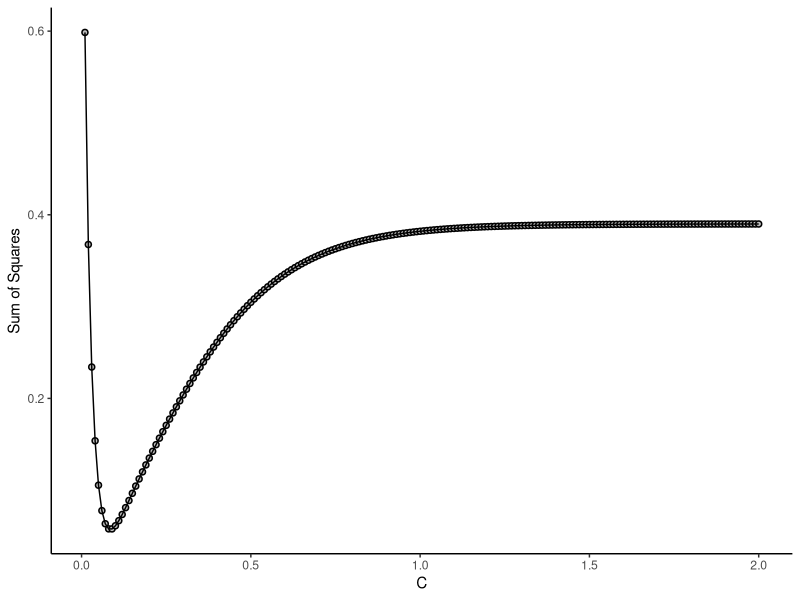
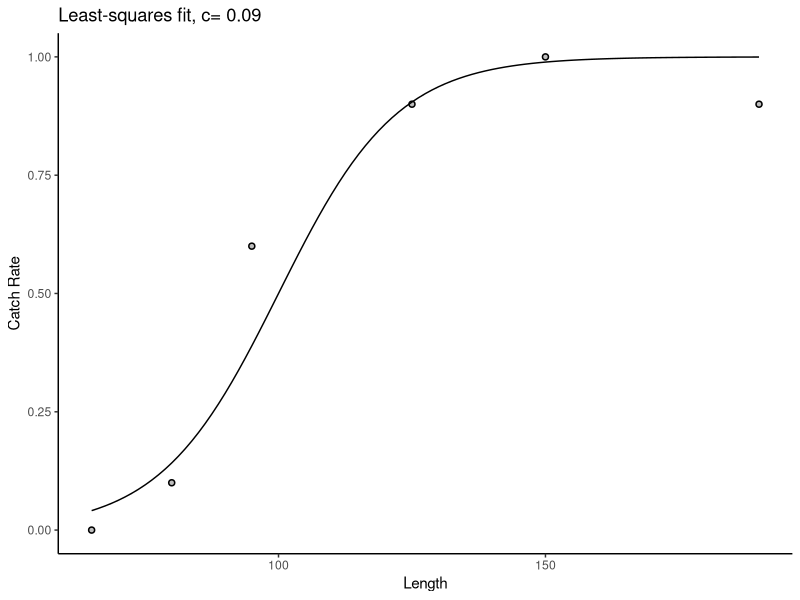
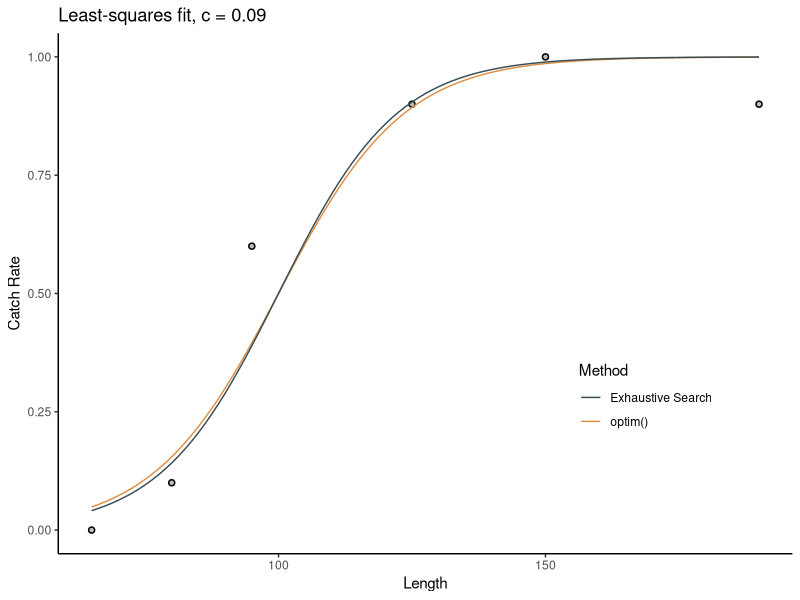
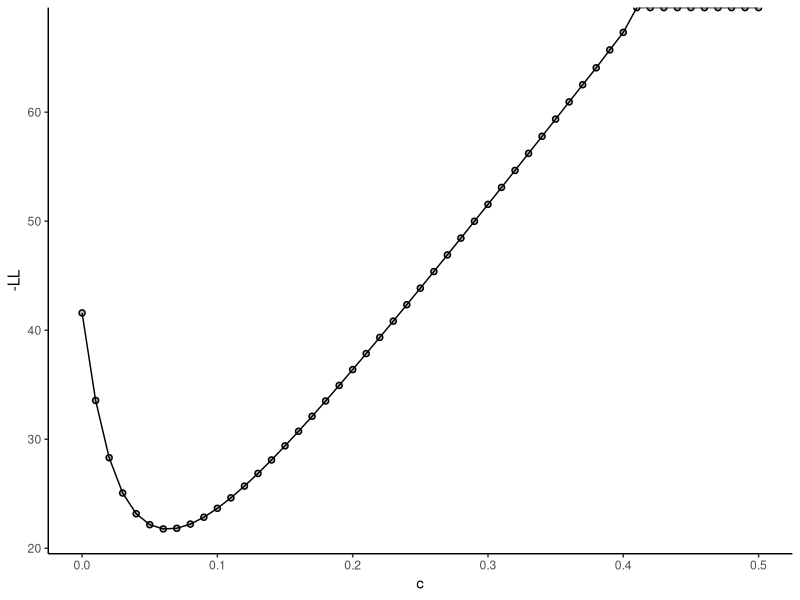
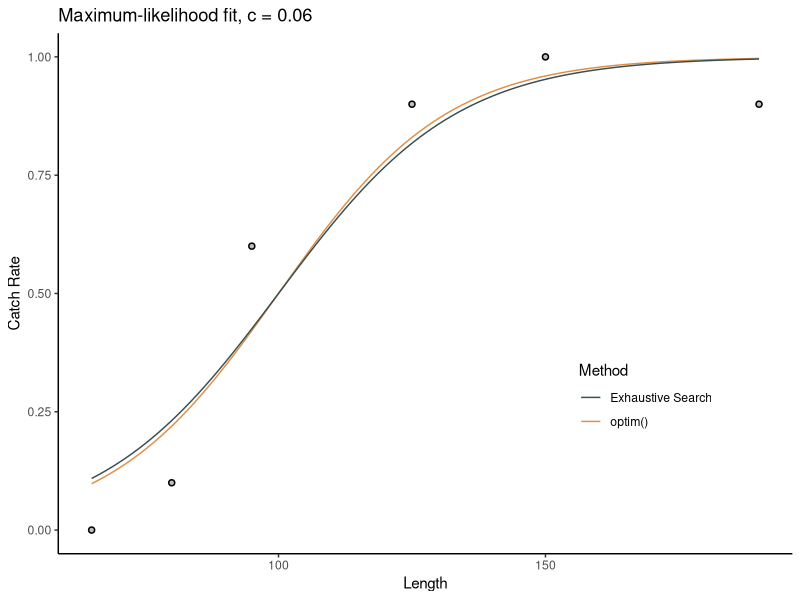
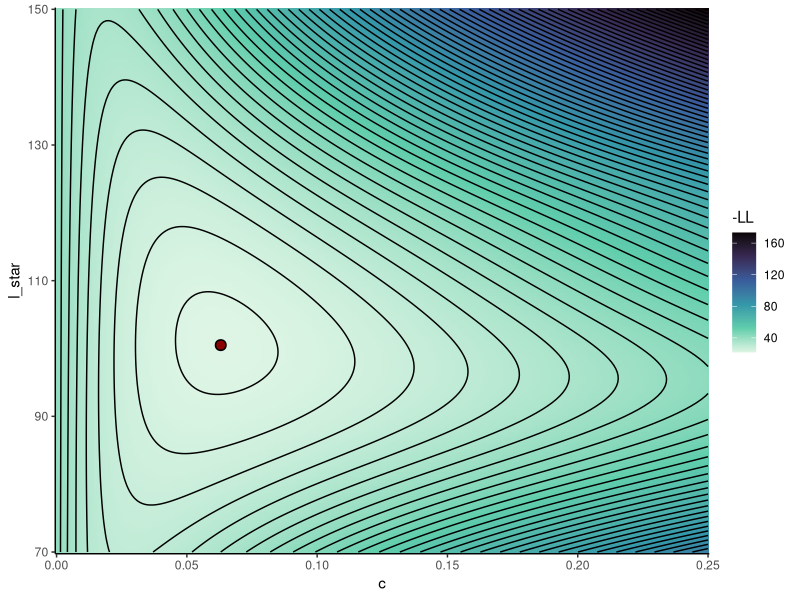
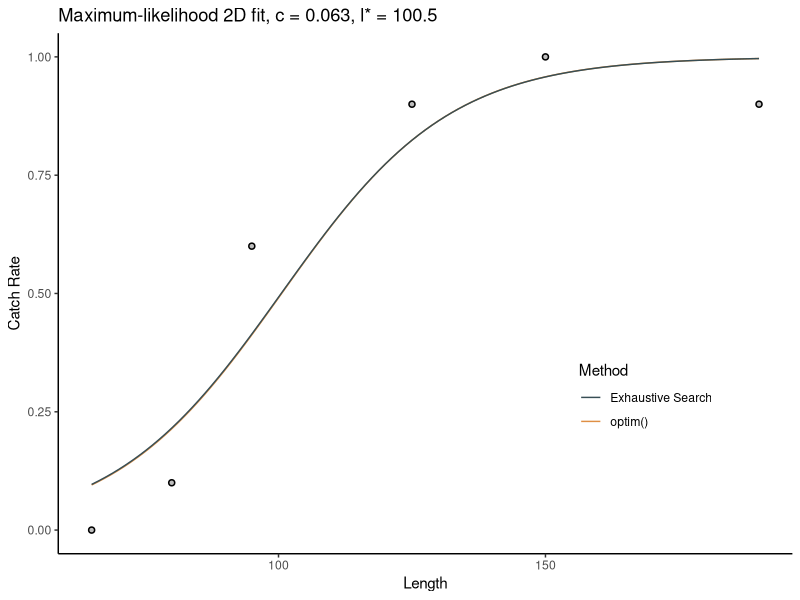
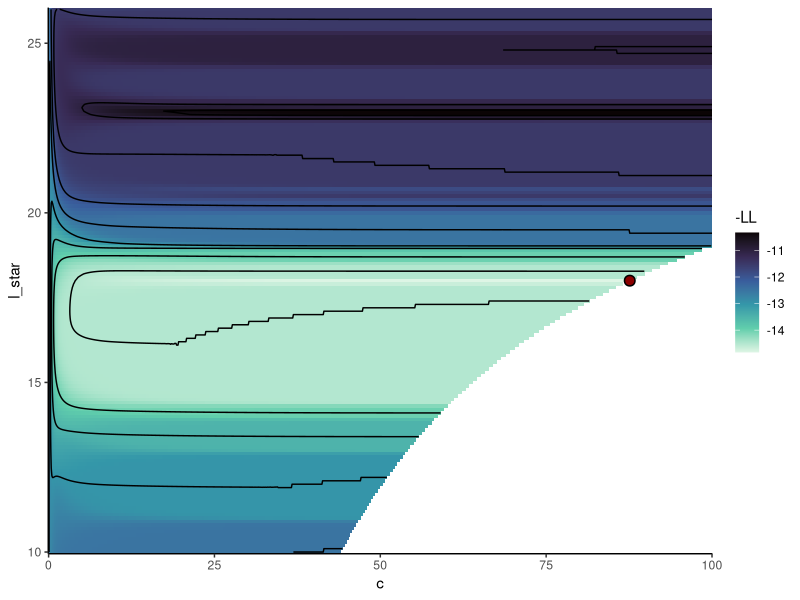

R code for these plots, in order:
## ---- chunk 1
knitr::opts_chunk$set(echo = TRUE)
library(bookdown)
## ---- chunk 2
#import packages
library(tidyverse) #for data wrangling
library(here) #for filepath management
library(ggsci) #for colors
library(scales) #for log axis breaks

#custom graphing theme

update_geom_defaults("point", list(shape = 21, fill="grey", stroke=0.8))

theme <- list(
  theme_classic(),
  scale_color_jama(),
  scale_fill_jama(),
  theme(legend.position="inside",
        legend.position.inside=c(0.8,0.3))
)

## ---- chunk 3
#import data
scallops.df <- data.frame(
  length_bin=c(65,80,95,125,150,190),
  catch_at_length=c(0,1,6,9,10,9),
  escapes_at_length=c(10,9,4,1,0,1)
)

## ---- chunk 4
#selectivity function
f_selectivity_1d <- function(l,c){
  exp(c*(l-100))/(1 + exp(c*(l-100)))
}

#sum of squares
SS_f_selectivity_1d <- function(c, length_classes, catch_rates){
  squared_errors <- (f_selectivity_1d(length_classes, c) - catch_rates)^2
  sum_squares <- sum(squared_errors)
  return(sum_squares)
}

## ---- chunk 5
c.v <- seq(0.01,2,0.01)
SS.v <- vector()

catch_rates <- scallops.df$catch_at_length/10

for (c in c.v){
  SS <- SS_f_selectivity_1d(c, scallops.df$length_bin, catch_rates)
  SS.v <- c(SS.v, SS)
}

result.df <- data.frame(c=c.v,
                        ss=SS.v)

ggplot(result.df, aes(c, ss))+
  theme+
  geom_point()+
  geom_line()+
  labs(x="C", y="Sum of Squares")

## ---- chunk 6
#exhaustive search
c_min_exh <- c.v[which.min(SS.v)]

ggplot(scallops.df, aes(length_bin, catch_at_length/10))+
  theme+
  geom_point()+
  geom_function(fun = ~f_selectivity_1d(.x, c_min_exh))+
  labs(x="Length", y="Catch Rate", title=paste("Least-squares fit, c=",c_min_exh))

## ---- chunk 7

c_min_opt <- optim(0.1,fn=function(c) SS_f_selectivity_1d(c, scallops.df$length_bin, catch_rates),
                   method="BFGS")$par

c_min_exh <- c.v[which.min(SS.v)]

ggplot(scallops.df, aes(length_bin, catch_at_length/10))+
  theme+
  geom_point()+
  geom_function(fun = ~f_selectivity_1d(.x, c_min_opt), aes(color="optim()"))+
  geom_function(fun = ~f_selectivity_1d(.x, c_min_exh), aes(color="Exhaustive Search"))+
  labs(x="Length", y="Catch Rate", title=paste("Least-squares fit, c =",c_min_exh), color="Method")

## ---- chunk 8

LL_f_selectivity_1d <- function(c, length_classes, catch_at_length, escape_at_length){
  
  LL_out <- 0
  
  for (i_length_class in 1:length(length_classes)){
    
    length_class_i <- length_classes[i_length_class]
    LL_i <- catch_at_length[i_length_class]*log(f_selectivity_1d(length_class_i,c))+
      escape_at_length[i_length_class]*log(1-f_selectivity_1d(length_class_i,c))
    
    LL_out <- LL_out + LL_i
    
  } #for length class
  
  return(LL_out)
  
} #function

## ---- chunk 9

f_LL_scallop_1d <- function(x) LL_f_selectivity_1d(x,
                                                scallops.df$length_bin,
                                                scallops.df$catch_at_length,
                                                scallops.df$escapes_at_length)

c.v <- seq(0,0.5,0.01)

plot.df <- data.frame(c=c.v,LL=f_LL_scallop_1d(c.v))

ggplot(plot.df, aes(c,-LL))+
  theme+
  geom_point()+
  geom_line()

## ---- chunk 10

c_r_opt <- optim(0.1, fn = function(c) -f_LL_scallop_1d(c), method="BFGS")$par

c_r_exh <- c.v[which.min(-f_LL_scallop_1d(c.v))]

ggplot(scallops.df, aes(length_bin, catch_at_length/10))+
  theme+
  geom_point()+
  geom_function(fun = ~f_selectivity_1d(.x, c_r_opt), aes(color="optim()"))+
  geom_function(fun = ~f_selectivity_1d(.x, c_r_exh), aes(color="Exhaustive Search"))+
  labs(x="Length", y="Catch Rate", title=paste("Maximum-likelihood fit, c =",c_r_exh), color="Method")

## ---- chunk 11

#selectivity function
f_selectivity_2d <- function(l,c,l_star=100){
  exp(c*(l-l_star))/(1 + exp(c*(l-l_star)))
}

LL_f_selectivity_2d <- function(c, l_star, length_classes, catch_at_length, escape_at_length){
  
  LL_out <- 0
  
  for (i_length_class in 1:length(length_classes)){
    
    length_class_i <- length_classes[i_length_class]
    LL_i <- catch_at_length[i_length_class]*log(f_selectivity_2d(length_class_i,c, l_star))+
      escape_at_length[i_length_class]*log(1-f_selectivity_2d(length_class_i,c,l_star))
    
    LL_out <- LL_out + LL_i
    
  } #for length class
  
  return(LL_out)
  
}

f_LL_scallop_2d <- function(x, l_star) LL_f_selectivity_2d(x, l_star,
                                                          scallops.df$length_bin,
                                                          scallops.df$catch_at_length,
                                                          scallops.df$escapes_at_length)

plot.df <- expand_grid(c=seq(0,0.25,0.001),
                       l_star=seq(70,150,0.5)) %>%
  mutate(LL = f_LL_scallop_2d(c,l_star))

LL_exh.df <- plot.df[which.min(-plot.df$LL),]

ggplot(plot.df, aes(x=c,y=l_star))+
  theme+
  geom_raster(aes(fill=-LL))+
  geom_contour(aes(z=-LL), binwidth=2.5, color="black")+
  geom_point(data=LL_exh.df, fill="darkred", size=3)+
  scale_fill_viridis_c(option="mako", direction=-1)+
  scale_x_continuous(expand=c(0,0))+
  scale_y_continuous(expand=c(0,0))+
  theme(legend.position="right")

## ---- chunk 12

LL_exh.df <- plot.df[which.min(-plot.df$LL),]

param_r_opt <- optim(c(LL_exh.df$c, LL_exh.df$l_star),
                     fn = function(params) -f_LL_scallop_2d(params[1],params[2]),
                     method="Nelder-Mead")

ggplot(scallops.df, aes(length_bin, catch_at_length/10))+
  theme+
  geom_point()+
  geom_function(fun = ~f_selectivity_2d(.x, param_r_opt$par[1], param_r_opt$par[2]), aes(color="optim()"))+
  geom_function(fun = ~f_selectivity_2d(.x, LL_exh.df$c, LL_exh.df$l_star), aes(color="Exhaustive Search"))+
  #geom_abline()
  labs(x="Length", y="Catch Rate", 
       title=paste0("Maximum-likelihood 2D fit, c = ",LL_exh.df$c,", l* = ",LL_exh.df$l_star), color="Method")

## ---- chunk 13
#import data
df <- read_csv(here("Labs/LAB 4/data-2024/whelk_catch_at_length_paired.csv")) %>%
  mutate(is_commercial=ifelse(Gear=="C", TRUE, FALSE))

#likelihood function for paired measurements
LL_f_splitprop_2d <- function(c, l_star, catch_lengths, is_commercial){
  
  p_C <- 0.5
  LL_out <- 0
  
  for (i_individual in 1:length(catch_lengths)){
    
    length_i <- catch_lengths[i_individual]
    is_commercial_i <- is_commercial[i_individual]
    
    phi_C_i <- p_C*f_selectivity_2d(length_i,c,l_star) /
      (p_C*f_selectivity_2d(length_i, c, l_star)+(1 - p_C))
    
    LL_i <- phi_C_i * is_commercial_i + (1 - phi_C_i)*(1-is_commercial_i)
    
    LL_out <- LL_out + LL_i
    
  } #for length class
  
  return(LL_out)
  
}

#stick it in another function
f_LL_whelk_paired_2d <- function(c, l_star) {
  LL_f_splitprop_2d(c, l_star,
                    df$Length_mm,
                    is_commercial=df$is_commercial)
}

#estimate LL for a range of c and l_star
plot.df <- expand_grid(c=seq(0,100,0.1),
                       l_star=seq(10,26,0.1)) %>%
  mutate(LL = f_LL_whelk_paired_2d(c,l_star)) %>%
  drop_na()

#exhaustive search
LL_exh.df <- plot.df[which.min(-plot.df$LL),]

#optim()
param_r_opt <- optim(c(LL_exh.df$c, LL_exh.df$l_star),
                     fn = function(params) -f_LL_whelk_paired_2d(params[1],params[2]),
                     method="Nelder-Mead")

#make a plot
ggplot(plot.df, aes(x=c,y=l_star))+
  theme+
  geom_raster(aes(fill=-LL))+
  geom_contour(aes(z=-LL), color="black")+
  geom_point(data=LL_exh.df, fill="darkred", size=3)+
  scale_fill_viridis_c(option="mako", direction=-1)+
  scale_x_continuous(expand=c(0,0))+
  scale_y_continuous(expand=c(0,0))+
  theme(legend.position="right")

## ---- chunk 14
#make a 3d model with p_C
LL_f_splitprop_3d <- function(c, l_star, p_C, catch_lengths, is_commercial){
  
  LL_out <- 0
  
  for (i_individual in 1:length(catch_lengths)){
    
    length_i <- catch_lengths[i_individual]
    is_commercial_i <- is_commercial[i_individual]
    
    phi_C_i <- p_C*f_selectivity_2d(length_i,c,l_star) /
      (p_C*f_selectivity_2d(length_i, c, l_star)+(1 - p_C))
    
    LL_i <- phi_C_i * is_commercial_i + (1 - phi_C_i)*(1-is_commercial_i)
    
    LL_out <- LL_out + LL_i
    
  } #for length class
  
  return(LL_out)
  
}

#wrap it in a function
f_LL_whelk_paired_3d <- function(c, l_star, p_C) {
  LL_f_splitprop_3d(c, l_star, p_C,
                    df$Length_mm,
                    is_commercial=df$is_commercial)
}

#try to optimize
param_r_opt <- optim(c(10,18,0.5),
                     fn = function(params) -f_LL_whelk_paired_3d(params[1],params[2],params[3]),
                     method="L-BFGS-B", lower=c(0,10,0), upper=c(100,26,1))

param_r_opt
